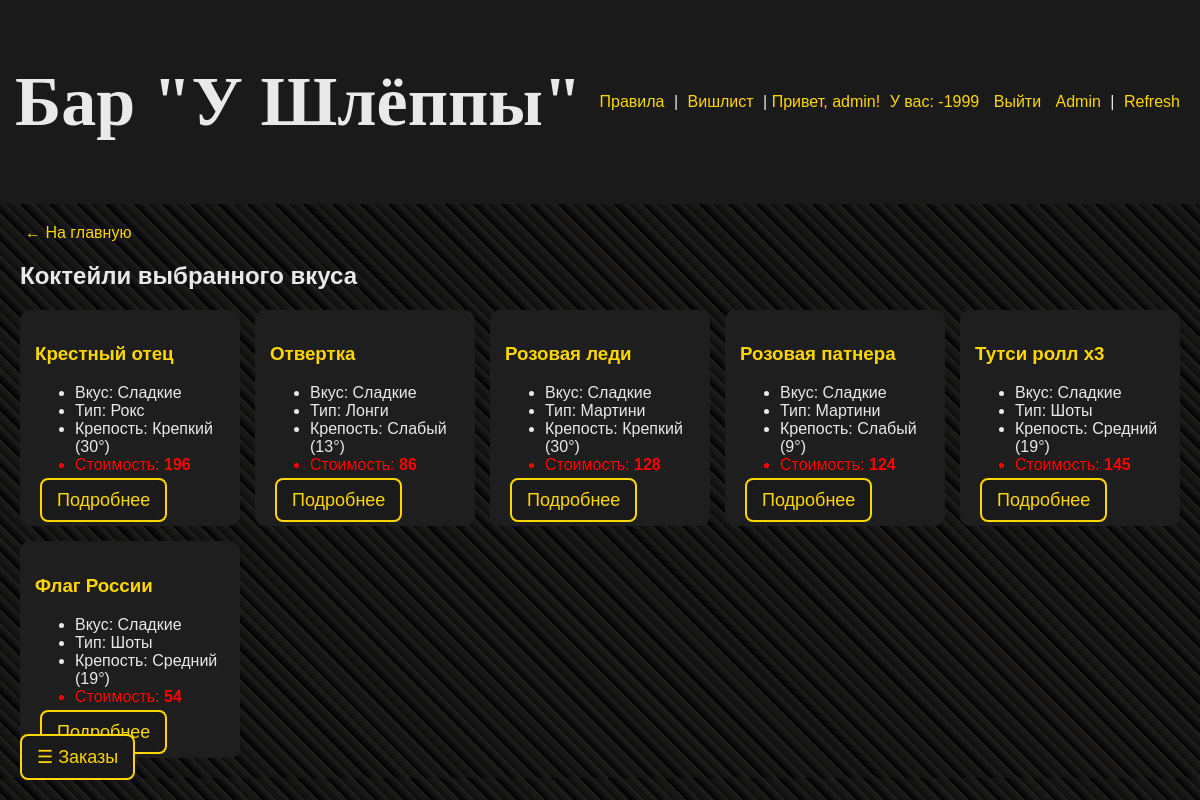
The app's page /taste/7/ (signed in) with its own data.
### cocktails/models.py (models this page shows, shortened)
class Client(models.Model):
    name = models.CharField(max_length=200)
    balance = models.IntegerField(default=0)
    user = models.OneToOneField(User, on_delete=models.CASCADE)

class Cocktail(models.Model):
    name = models.CharField(max_length=200)
    alcohol = models.ForeignKey(Alcohol, blank=True, on_delete=models.CASCADE)
    taste = models.ForeignKey(Taste, blank=True, on_delete=models.CASCADE)
    group = models.ForeignKey(Group, blank=True, on_delete=models.CASCADE)
    method = models.ForeignKey(Method, blank=True, on_delete=models.CASCADE, default=1)
    cost = models.IntegerField(default=1)
    comment = models.CharField(max_length=400, default='Это коктейль')
    img = models.ImageField(upload_to='media/', default='media/default.jpg')
    alcohol_perc = models.IntegerField(default=1)
    def __str__(self):
        return self.name

class Taste(models.Model):
    name = models.CharField(max_length=200)
    def __str__(self):
        return self.name

class Group(models.Model):
    name = models.CharField(max_length=200)
    def __str__(self):
        return self.name

class Alcohol(models.Model):
    name = models.CharField(max_length=200)
    def __str__(self):
        return self.name

### cocktails/views.py (the view)
# urls.py: path('taste/<int:taste_id>/', views.show_category, name='cocks'),
def show_category(request, taste_id):
    bills = show_bills(request)
    not_aval_set = get_available()
    cocks = Cocktail.objects.all().exclude(id__in=not_aval_set).filter(taste_id=taste_id).order_by('name')
    client = Client.objects.get(user=request.user)
    context = {
        'cocks': cocks,
        'taste_id': taste_id,
        'bills': bills,
        'client': client,
    }
    return render(request, 'cocktails/taste.html', context=context)

### cocktails/views.py (called while the page is built)
def get_available():
    not_aval = []
    connect = sqlite3.connect('db.sqlite3')
    cursor = connect.cursor()
    cursor.execute(
        f"SELECT cocktails_ingridient_cost.cocktail_id_id FROM cocktails_ingridient_cost JOIN cocktails_ingridient ON cocktails_ingridient_cost.ingridient_id_id=cocktails_ingridient.id WHERE cocktails_ingridient.availability is False OR cocktails_ingridient_cost.value > cocktails_ingridient.count")
    not_aval_cocks = cursor.fetchall()
    connect.close()
    for cock in not_aval_cocks:
        not_aval.append(cock[0])
    not_aval_set = set(not_aval)
    return not_aval_set

def show_bills(request):
    today = str(date.today())
    client = Client.objects.get(user=request.user)
    if client.user.is_staff or client.user.is_superuser:
        bills = Bill.objects.filter(timestamp__icontains=today).order_by('-timestamp')
    else:
        bills = Bill.objects.filter(timestamp__icontains=today, client=client).order_by('-timestamp')
    return bills

### cocktails/templates/cocktails/taste.html (shortened to what this page needs)
{% extends 'cocktails/base.html' %}
{% block content %}
<header style="display:flex; justify-content: space-between; align-items:center; padding:15px; background:#1a1a1a;">
    <h1>Бар "У Шлёппы"</h1>
    <div>
        <a href="/rules">Правила</a> |
        <a href="/wishlist">Вишлист</a> |
        {% if user.is_authenticated %}
            <span style="color:#ffd700;">Привет, {{ user.username }}!</span>
            <a>У вас: {{ client.balance }}</a>
            <a href="{% url 'logout' %}">Выйти</a>
        {% else %}
            <a href="{% url 'login' %}">Войти</a> |
            <a href="{% url 'register' %}">Регистрация</a>
        {% endif %}
        {% if user.is_staff or user.is_superuser %}
        <a href="/admin">Admin</a> |
        <a href="/refresh">Refresh</a>
        {% endif %}
    </div>
</header>
<section style="padding:20px;">
    <a href="{% url 'index' %}" style="color:#ffd700;">&#8592; На главную</a>
    <h2>Коктейли выбранного вкуса</h2>
    <div class="cocktail-grid" style="display:grid; grid-template-columns: repeat(auto-fit,minmax(220px,1fr)); gap:15px; margin-top:20px;">
        {% for i in cocks.all %}
        <div class="cocktail-card" style="background:#1e1e1e; padding:15px; border-radius:10px;">
            <h3 class="cock-title">{{ i }}</h3>
            <ul>
                <li>Вкус: {{ i.taste }}</li>
                <li>Тип: {{ i.group }}</li>
                <li>Крепость: {{ i.alcohol }} ({{i.alcohol_perc}}°)</li>
                <li class="cost">Стоимость: <b class="cost">{{ i.cost }}</b></li>
            </ul>
            <a class="openbtn" href="{% url 'cocktail' i.pk %}">Подробнее</a>
        </div>
        {% endfor %}
    </div>
    <button class="openbtn" onclick="openNav()" style="position:fixed; bottom:20px; left:20px;">&#9776; Заказы</button>
</section>
{% endblock %}

### cocktails/static/cocktails/css/style1.css (style rules this page uses)
body { color: #c7ab0a; background: repeating-linear-gradient(45deg, #000000, #212121 10px, #0d0d0c 10px, #1f1e1c 20px); font-family: Gill Sans; }
h1 { text-align: center; font-size: 70px; font-family: Marker Felt; }
a { color: #FFFFFF; margin: 5px; padding: 0px; }
.cost { margin: 0px; padding: 0px; color: #f21818; }

### cocktails/templates/cocktails/base.html (style rules this page uses)
body { margin: 0; font-family: 'Arial', sans-serif; background-color: #121212; color: #e9e9e9; }
a { color: #ffd700; text-decoration: none; }
.openbtn { font-size: 18px; cursor: pointer; background-color: #1a1a1a; color: #ffd700; padding: 10px 15px; border: 2px solid #ffd700; border-radius: 8px; transition: 0.3s; }
.cock-title { color: #ffd700; }
.cost { color: #FF0000; }

### records on screen
Client: balance "-1999"
Cocktail: name "Крестный отец", taste "Сладкие", group "Рокс", alcohol "Крепкий", alcohol_perc "30", cost "196"
Cocktail: name "Отвертка", taste "Сладкие", group "Лонги", alcohol "Слабый", alcohol_perc "13", cost "86"
Cocktail: name "Розовая леди", taste "Сладкие", group "Мартини", alcohol "Крепкий", alcohol_perc "30", cost "128"
Cocktail: name "Розовая патнера", taste "Сладкие", group "Мартини", alcohol "Слабый", alcohol_perc "9", cost "124"
Cocktail: name "Тутси ролл х3", taste "Сладкие", group "Шоты", alcohol "Средний", alcohol_perc "19", cost "145"
Cocktail: name "Флаг России", taste "Сладкие", group "Шоты", alcohol "Средний", alcohol_perc "19", cost "54"

### other values on screen
{{ user.username }} "admin"
